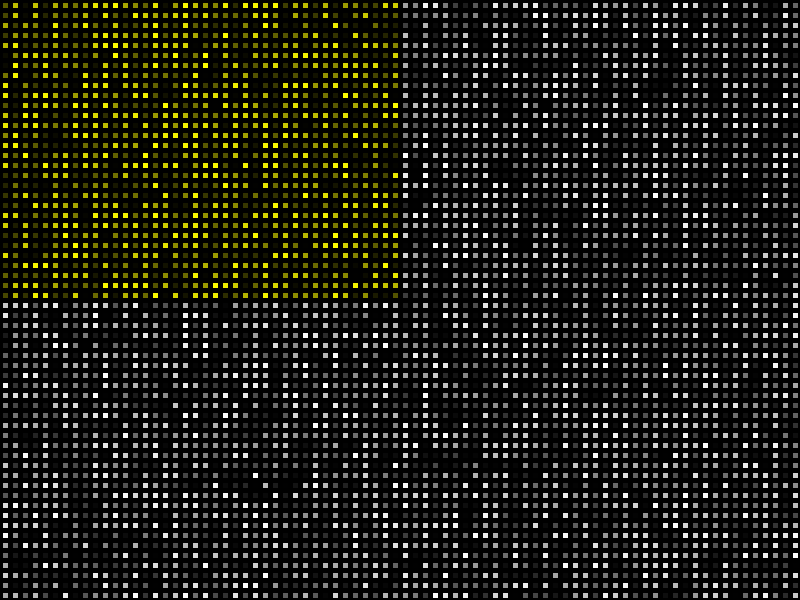
Frame 1 (no input)
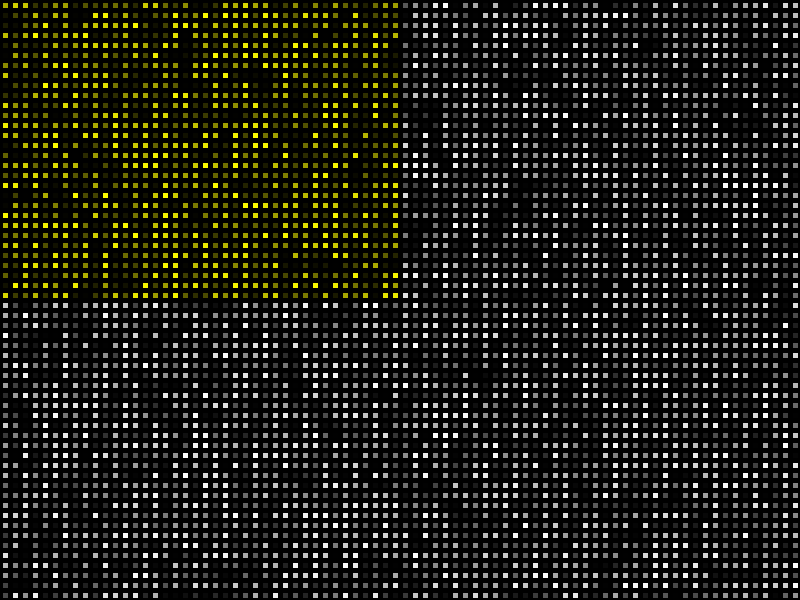
Frame 60 (the mouse pressed at the canvas centre just before this capture)
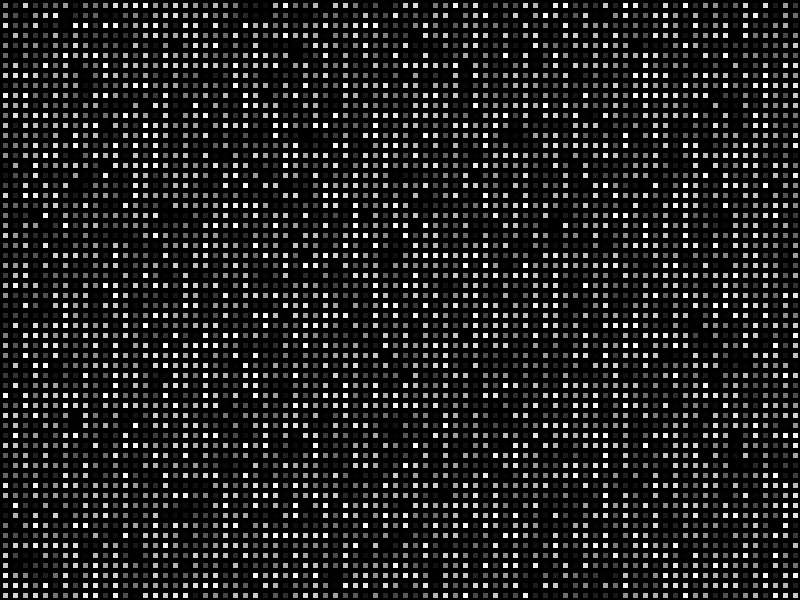
Frame 120 (the mouse held since frame 60 and released just before this capture)

The Processing sketch that drew these frames (run headless with seeded random() and noise(); from frame 60 on, the mouse is pressed at the canvas centre):

// Processing sketch: processing_80116
// ── processing_80116.pde

int arribaizquierda = 0;
int abajoizquierda= 0;
int arribaderecha= 0;
int abajoderecha= 0;

void setup (){
size (800,600);


}

void draw (){
 
 background (255);
 strokeWeight(5);
stroke(0);
line (0, 300, 800, 300);
line (400, 0, 400, 600);

  if (mouseX>400&&mouseY>300)
  {
  fill (0, 0, 255);
  rect (400, 300, 400, 300);
  }
  
 if (mouseX>400&&mouseY<300)
 {
 fill (255, 0, 0);
  rect (400, 0 , 400, 300);
 }
 
if (mouseX<400&&mouseY>300)
{
fill (0, 255, 0);
  rect (0, 300, 400, 300);
}
  
  
  if (mouseX<400&&mouseY<300) 
  {
  fill (255,255,0);
  rect (0,0, 400, 300);
}


rectangulos();
}

void rectangulos(){
  frameRate (10); 
for(int i=0; i<height; i+=10) {
for (int a= 0; a<width; a+=10){
fill(0,random(255));
rect (a, i, 10, 10);

}
}
}
 
void mousePressed(){
background (0);
stroke (255, 100);
strokeWeight (5);
smooth();


stroke (255, 0, 0, 255);
noFill();
ellipseMode (CENTER);
ellipse (400, 300, 30, 30);
ellipse (400, 300, 100, 100);
stroke (255, 0, 0, 200);
ellipse (400, 300, 200, 200);
stroke (255, 0, 0, 150);
ellipse (400, 300, 300, 300);
stroke (255, 0, 0, 100);
ellipse (400, 300, 400, 400);
stroke (255, 0, 0, 50);
ellipse (400, 300, 500, 500);
stroke (255, 0, 0, 30);
ellipse (400, 300, 600, 600);
stroke (255, 0, 0, 20);
ellipse (400, 300, 700, 700);
stroke (255, 0, 0, 10);
ellipse (400, 300, 800, 800);


}
